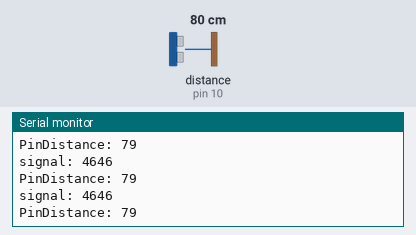
Simulated run of this sketch. Board: Arduino Uno, built with avr-gcc and run on an emulated ATmega328P. Parts: the last lines printed to the serial monitor. Wiring (inferred from the names in the program): ultrasonic range finder: trigger pin 9; echo pin 10. The test bench sets the inputs (shaded band); at power-on: distance to the obstacle (sensor on pin 10) 80 cm. The echo pulse lasts 58.3 µs per cm.

Above: at 1.3 s.
1.4 s: distance to the obstacle (sensor on pin 10) set to 2 cm
At 1.83 s:
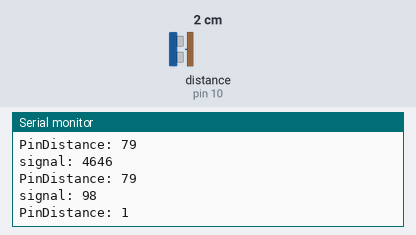
2.9 s: distance to the obstacle (sensor on pin 10) set to 4 cm
At 3.33 s:
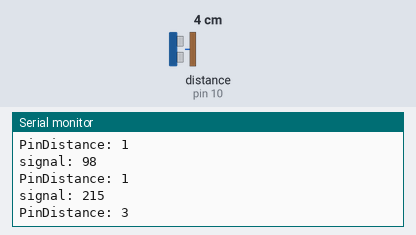
Timing chart, 0 to 5.9 s (numbered marks = the images above; inputs shaded):
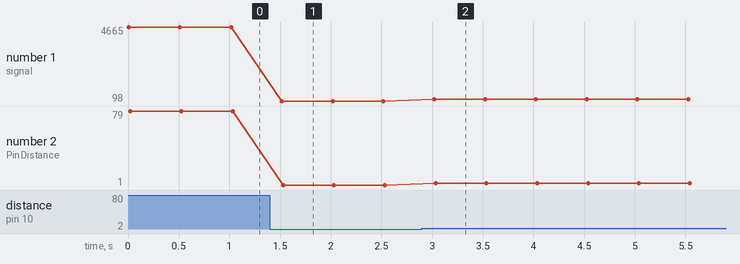

Measured:
- after the input at 1.4 s, the serial monitor: prints a new line after 0.12 s (image 1)
- after the input at 2.9 s, the serial monitor: prints a new line after 0.12 s (image 2)
- plotted number 1: 4646 → 98 after the input at 1.4 s, 98 → 215 after the input at 2.9 s
- plotted number 2: 79 → 1 after the input at 1.4 s, 1 → 3 after the input at 2.9 s

The sketch:

HC_SR04_Ultrasonic_Distance_Sensor.ino
```cpp
int trigPin=9;
int echoPin=10;
long Pintime;
long PinDistance;
void setup() {
 pinMode(trigPin,OUTPUT);
 pinMode(echoPin,INPUT);
 Serial.begin(9600);
}

void loop() {
 digitalWrite(trigPin,LOW);
 delayMicroseconds(2);
 digitalWrite(trigPin,HIGH);
 delayMicroseconds(10);
 digitalWrite(trigPin,LOW);
 delayMicroseconds(2);
 Pintime=pulseIn(echoPin,HIGH);
 PinDistance=(Pintime/2)/29.154;

 Serial.print("signal: ");
 Serial.println(Pintime);

 Serial.print("PinDistance: ");
 Serial.println(PinDistance);

 delay(500);
}
```
